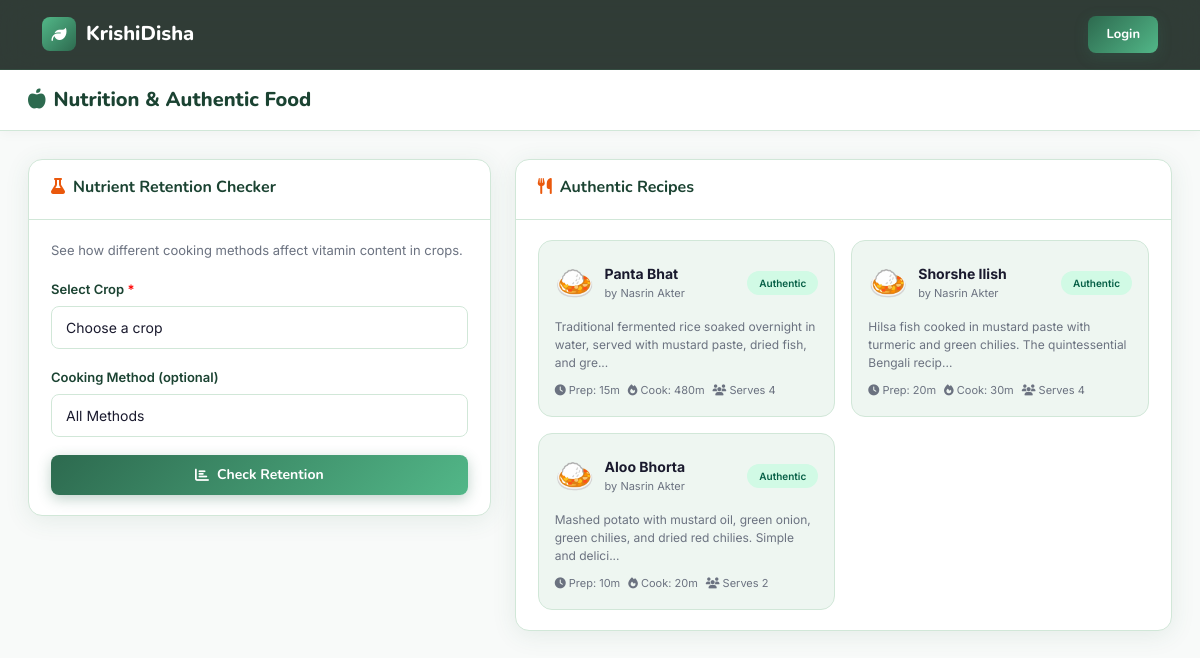
Page /modules/nutrition.php on the earlier database version.
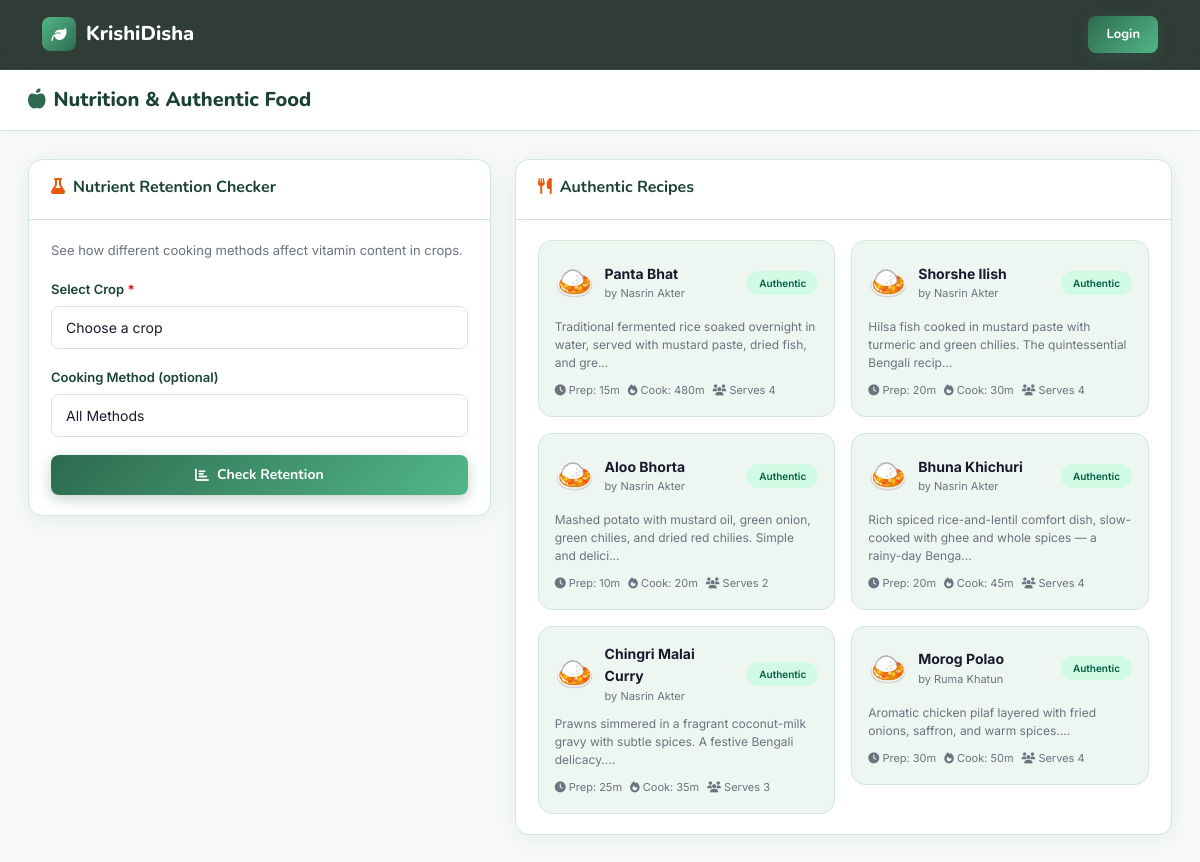
Same page on the later database version.
### tables this page shows
CREATE TABLE RECIPE (
    id INT AUTO_INCREMENT PRIMARY KEY,
    cook_id INT NOT NULL,
    name VARCHAR(200) NOT NULL,
    description TEXT,
    prep_time_min INT,
    cook_time_min INT,
    servings INT DEFAULT 2,
    price DECIMAL(10,2) NOT NULL DEFAULT 300.00,
    image VARCHAR(255),
    is_authentic TINYINT(1) DEFAULT 0,
    created_at TIMESTAMP DEFAULT CURRENT_TIMESTAMP,
    FOREIGN KEY (cook_id) REFERENCES COOK(id) ON DELETE CASCADE
);

CREATE TABLE USER (
    id INT AUTO_INCREMENT PRIMARY KEY,
    name VARCHAR(100) NOT NULL,
    email VARCHAR(150) NOT NULL UNIQUE,
    password_hash VARCHAR(255) NOT NULL,
    phone VARCHAR(20),
    role ENUM('admin','farmer','dealer','tourist','cook','expert','guide','general') NOT NULL,
    status ENUM('pending','approved','suspended') NOT NULL DEFAULT 'pending',
    email_verified TINYINT(1) NOT NULL DEFAULT 0,
    profile_image VARCHAR(255) DEFAULT 'assets/images/default_avatar.png',
    created_at TIMESTAMP DEFAULT CURRENT_TIMESTAMP
);

### includes/auth_check.php (called while the page is built, shortened)
<?php
function isLoggedIn(): bool {
    return isset($_SESSION['user_id']);
}

### modules/nutrition.php (the view, shortened to what the changed rows need)
<?php
require_once __DIR__ . '/../includes/auth_check.php';
require_once __DIR__ . '/../config/db.php';
$recipes = $pdo->query("SELECT r.*, u.name as cook_name FROM RECIPE r JOIN COOK c ON r.cook_id=c.id JOIN USER u ON c.user_id=u.id ORDER BY r.is_authentic DESC, r.created_at DESC LIMIT 6")->fetchAll();
$isAuth = isLoggedIn();
?>
<?php include __DIR__ . '/../includes/header.php'; ?>
<?php if ($isAuth): ?><div class="layout-wrapper"><?php include __DIR__ . '/../includes/sidebar.php'; ?><div class="main-content">
<?php else: ?><div style="padding-top:70px;"><?php endif; ?>
<div class="page-body">
    <div class="row g-4">
        <div class="col-lg-7">
            <div class="card-kd">
                <div class="card-body-kd">
                    <div class="row g-3">
                        <?php foreach ($recipes as $r): ?>
                        <div class="col-md-6">
                            <div style="background:var(--surface3);border-radius:var(--radius);padding:16px;border:1px solid var(--border);">
                                <div style="display:flex;align-items:center;gap:10px;margin-bottom:10px;">
                                    <div style="font-size:32px;">🍛</div>
                                    <div>
                                        <div style="font-weight:700;font-size:14px;"><?= htmlspecialchars($r['name']) ?></div>
                                        <div style="font-size:11px;color:var(--text-muted);">by <?= htmlspecialchars($r['cook_name']) ?></div>
                                    </div>
                                    <?php if ($r['is_authentic']): ?><span class="badge-kd badge-success" style="font-size:10px;margin-left:auto;">Authentic</span><?php endif; ?>
                                </div>
                                <p style="font-size:12px;color:var(--text-muted);margin-bottom:10px;line-height:1.5;"><?= mb_substr(htmlspecialchars($r['description']),0,100) ?>...</p>
                                <div style="display:flex;gap:8px;font-size:11px;color:var(--text-muted);">
                                    <span><i class="fa-solid fa-clock"></i> Prep: <?= $r['prep_time_min'] ?>m</span>
                                    <span><i class="fa-solid fa-fire"></i> Cook: <?= $r['cook_time_min'] ?>m</span>
                                    <span><i class="fa-solid fa-users"></i> Serves <?= $r['servings'] ?></span>
                                </div>
                            </div>
                        </div>
                        <?php endforeach; ?>
                    </div>
                </div>
            </div>
        </div>
    </div>
</div>
<?php if ($isAuth): ?></div></div><?php else: ?></div><?php endif; ?>
<?php include __DIR__ . '/../includes/footer.php'; ?>

Differences in the rows shown:
added recipe: name "Bhuna Khichuri", user.name "Nasrin Akter", is_authentic "Authentic", description "Rich spiced rice-and-lentil comfort dish, slow-cooked with ghee and whole spices — a rainy-day Benga", prep_time_min "20", cook_time_min "45", servings "4"
added recipe: name "Chingri Malai Curry", user.name "Nasrin Akter", is_authentic "Authentic", description "Prawns simmered in a fragrant coconut-milk gravy with subtle spices. A festive Bengali delicacy.", prep_time_min "25", cook_time_min "35", servings "3"
added recipe: name "Morog Polao", user.name "Ruma Khatun", is_authentic "Authentic", description "Aromatic chicken pilaf layered with fried onions, saffron, and warm spices.", prep_time_min "30", cook_time_min "50", servings "4"
